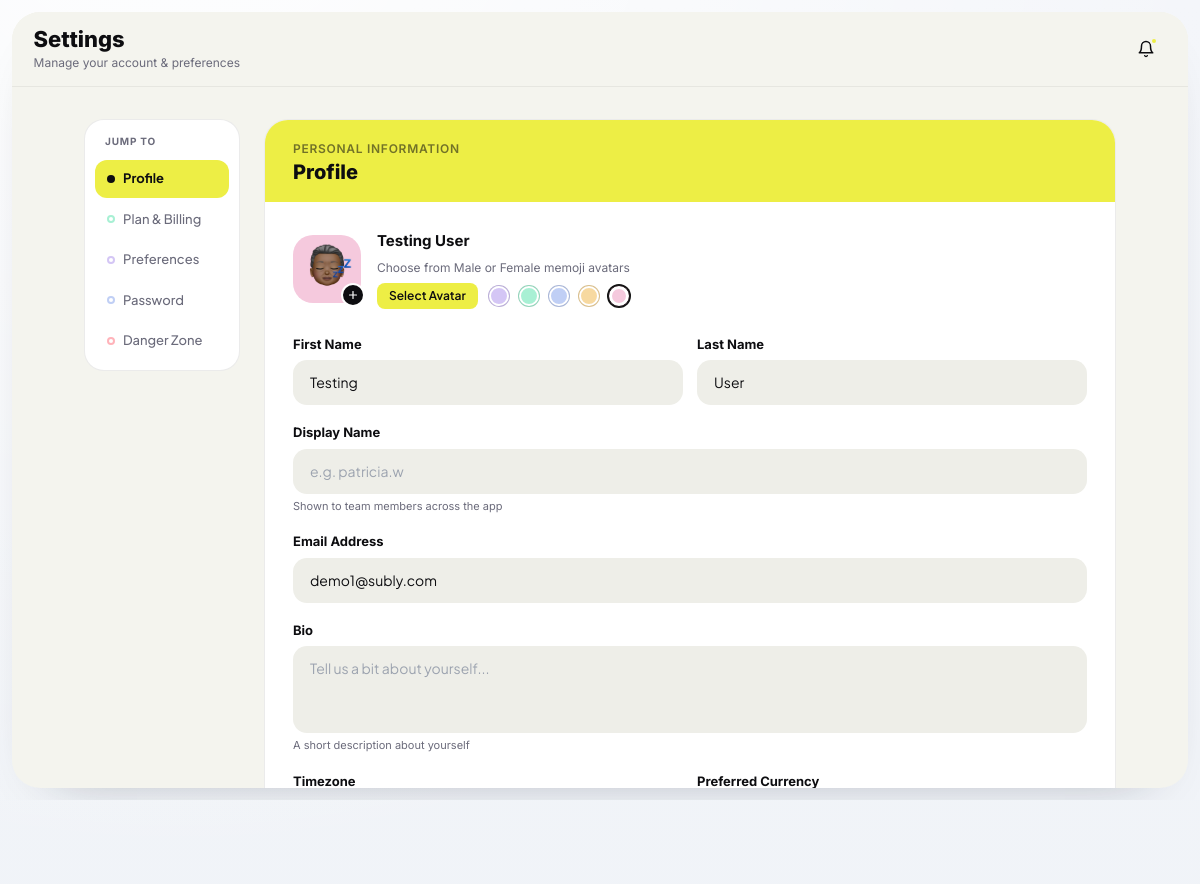
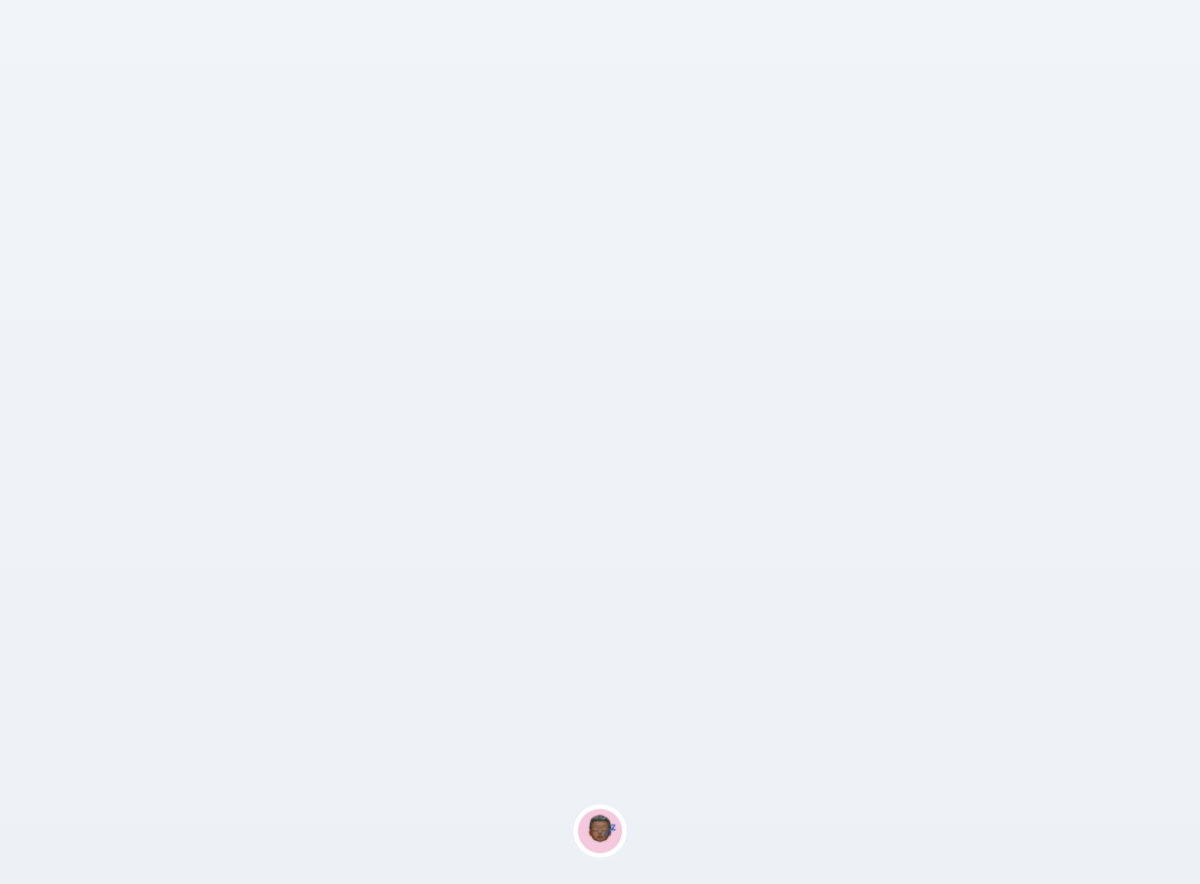
Screenshot of /accounts/settings/ (signed in) with the database file from the repository (2 pictures, top to bottom).
### accounts/models.py (models this page shows, shortened)
class User(AbstractUser):
    PLAN_FREE = 'free'
    PLAN_STARTER = 'starter'
    PLAN_PRO = 'pro'
    PLAN_BUSINESS = 'business'
    PLAN_CHOICES = [
        (PLAN_FREE, 'Free'),
        (PLAN_STARTER, 'Starter'),
        (PLAN_PRO, 'Pro'),
        (PLAN_BUSINESS, 'Business'),
    ]
    PLAN_STATUS_NONE = 'none'
    PLAN_STATUS_TRIALING = 'trialing'
    PLAN_STATUS_ACTIVE = 'active'
    PLAN_STATUS_PAST_DUE = 'past_due'
    PLAN_STATUS_CANCELLED = 'cancelled'
    PLAN_STATUS_CHOICES = [
        (PLAN_STATUS_NONE, 'None'),
        (PLAN_STATUS_TRIALING, 'Trialing'),
        (PLAN_STATUS_ACTIVE, 'Active'),
        (PLAN_STATUS_PAST_DUE, 'Past Due'),
        (PLAN_STATUS_CANCELLED, 'Cancelled'),
    ]
    username = None
    email = models.EmailField(unique=True)
    display_name = models.CharField(max_length=120, blank=True)
    bio = models.CharField(max_length=280, blank=True)
    profile_photo = models.ImageField(upload_to='profile_photos/', null=True, blank=True)
    avatar_choice = models.CharField(max_length=255, blank=True, default='')
    avatar_background = models.CharField(max_length=32, blank=True, default='lavender')
    timezone = models.CharField(max_length=64, default='UTC')
    preferred_currency = models.CharField(max_length=3, default='USD')
    subscription_plan = models.CharField(
        max_length=20,
        choices=PLAN_CHOICES,
        default=PLAN_FREE,
    )
    plan_status = models.CharField(
        max_length=20,
        choices=PLAN_STATUS_CHOICES,
        default=PLAN_STATUS_NONE,
    )
    plan_renews_on = models.DateField(null=True, blank=True)
    product_updates_enabled = models.BooleanField(default=True)
    marketing_emails_enabled = models.BooleanField(default=False)
    USERNAME_FIELD = 'email'
    REQUIRED_FIELDS = []
    objects = UserManager()
    @property
    def avatar_url(self):
        return build_user_avatar_url(self)
    @property
    def avatar_background_color(self):
        return get_avatar_background_color(getattr(self, 'avatar_background', ''))

### accounts/views.py (the view, shortened to what this page needs)
# urls.py: path('settings/', views.settings, name='settings'),
@login_required
def settings(request):
    profile_form = ProfileSettingsForm(instance=request.user)
    billing_form = BillingSettingsForm(instance=request.user)
    preferences_form = PreferencesSettingsForm(instance=request.user)
    delete_form = AccountDeletionForm(user=request.user)
    password_form_class = PasswordChangeForm if request.user.has_usable_password() else SetPasswordForm
    password_form = password_form_class(user=request.user)
    active_settings_section = 'profile'
    updated = request.GET.get('updated', '')
    active_settings_section = SETTINGS_SECTION_MAP.get(updated, active_settings_section)
    selected_timezone = (profile_form['timezone'].value() or request.user.timezone or 'UTC').strip()
    selected_avatar_choice = normalize_avatar_choice(profile_form['avatar_choice'].value() or '')
    if not is_valid_avatar_choice(selected_avatar_choice):
        selected_avatar_choice = build_user_avatar_path(request.user)
    selected_avatar_background = normalize_avatar_background(
        profile_form['avatar_background'].value() or getattr(request.user, 'avatar_background', '')
    )
    avatar_sections = get_avatar_sections()
    avatar_background_options = get_avatar_background_options()
    if selected_timezone and selected_timezone not in TIMEZONE_CHOICES:
        timezone_choices = (selected_timezone,) + TIMEZONE_CHOICES
    else:
        timezone_choices = TIMEZONE_CHOICES
    return render(
        request,
        'accounts/settings.html',
        {
            'profile_form': profile_form,
            'billing_form': billing_form,
            'preferences_form': preferences_form,
            'delete_form': delete_form,
            'password_form': password_form,
            'profile_updated': updated == 'profile',
            'billing_updated': updated == 'billing',
            'preferences_updated': updated == 'preferences',
            'password_updated': updated == 'password',
            'password_mode': 'change' if request.user.has_usable_password() else 'set',
            'active_settings_section': active_settings_section,
            'updated_form': updated,
            'timezone_choices': timezone_choices,
            'avatar_sections': avatar_sections,
            'selected_avatar_choice': selected_avatar_choice,
            'avatar_background_options': avatar_background_options,
            'selected_avatar_background': selected_avatar_background,
            'selected_avatar_background_color': get_avatar_background_color(selected_avatar_background),
            'hide_global_notifications': True,
            'suppress_base_messages': True,
        },
    )

### templates/accounts/settings.html (shortened to what this page needs)
{% extends "base.html" %}
{% block content %}
  <div class="settings-page" data-active-section="{{ active_settings_section }}" data-updated-form="{{ updated_form }}" data-password-mode="{{ password_mode }}" data-delete-password-required="{% if password_mode == 'change' %}true{% else %}false{% endif %}">
  <div class="flex-1 flex flex-col min-w-0 min-h-0 h-full overflow-hidden">
    <header class="flex items-center justify-between flex-shrink-0 px-6 py-4" style="background: var(--light); border-bottom: 1px solid rgba(0,0,0,.06);">
      <div class="flex items-center gap-3">
        <div>
          <h1 style="font-weight: 800; font-size: 22px; color: var(--dark); line-height: 1.2;">Settings</h1>
          <p style="font-size: 12px; color: var(--mid); font-weight: 400; margin-top: 1px;">Manage your account &amp; preferences</p>
        </div>
      </div>
      <div class="flex items-center gap-2 settings-notification-shell" id="global-notification-shell">
        <button type="button" id="global-notification-toggle" class="relative flex items-center justify-center rounded-2xl" style="width: 40px; height: 40px;" aria-expanded="false" aria-controls="global-notification-panel" title="Notifications">
          <svg width="18" height="18" viewBox="0 0 24 24" fill="none" stroke="var(--dark)" stroke-width="2" stroke-linecap="round" stroke-linejoin="round"><path d="M6 8a6 6 0 0 1 12 0c0 7 3 9 3 9H3s3-2 3-9"/><path d="M10.3 21a1.94 1.94 0 0 0 3.4 0"/></svg>
          <span class="absolute rounded-full settings-notification-count hidden" id="global-notification-count">0</span>
        </button>
      </div>
    </header>
    <div class="flex-1 flex min-h-0 overflow-hidden" style="max-width: 1080px; width: 100%; margin: 0 auto;">
      <div class="jnav-col" style="width: 180px; flex-shrink: 0; padding: 32px 0 32px 24px;">
        <div style="background: #fff; border-radius: 20px; padding: 10px; border: 1px solid var(--border); display: flex; flex-direction: column; gap: 3px;">
          <p style="font-size: 10px; font-weight: 700; color: var(--mid); letter-spacing: .08em; text-transform: uppercase; padding: 4px 10px 8px;">Jump to</p>
          <button type="button" class="jbtn active" data-target="profile" style="background: #EDEE45;">
            <span class="jdot" style="background: #0D0D10;"></span> Profile
          </button>
          <button type="button" class="jbtn" data-target="plan">
            <span class="jdot" style="border: 2px solid #A8F0D4;"></span> Plan &amp; Billing
          </button>
          <button type="button" class="jbtn" data-target="preferences">
            <span class="jdot" style="border: 2px solid #D4C6F5;"></span> Preferences
          </button>
          <button type="button" class="jbtn" data-target="password">
            <span class="jdot" style="border: 2px solid #C0CFF5;"></span> Password
          </button>
          <button type="button" class="jbtn" data-target="danger">
            <span class="jdot" style="border: 2px solid #FFB3BA;"></span> Danger Zone
          </button>
        </div>
      </div>
      <main id="mainScroll" class="flex-1 min-h-0 overflow-y-auto" style="padding: 32px 24px 64px;">
        <div style="display: flex; flex-direction: column; gap: 20px;">
          <div id="section-profile" style="background: #fff; border-radius: 24px; overflow: hidden; border: 1px solid var(--border);">
            <div style="background: #EDEE45; padding: 20px 28px 18px;">
              <p style="font-size: 12px; font-weight: 600; color: var(--dark); opacity: .55; margin-bottom: 2px; text-transform: uppercase; letter-spacing: .06em;">Personal Information</p>
              <h2 style="font-size: 20px; font-weight: 800; color: var(--dark); line-height: 1.2;">Profile</h2>
            </div>
            <form method="post" enctype="multipart/form-data" style="padding: 24px 28px;">
              <div style="display: flex; flex-direction: column; gap: 18px;">
                <div class="profile-avatar-strip">
                  <div style="position: relative; flex-shrink: 0;">
                    <div id="profilePreviewFrame" style="width: 68px; height: 68px; border-radius: 20px; background: {{ selected_avatar_background_color }}; display: flex; align-items: center; justify-content: center; font-size: 26px; font-weight: 800; color: var(--dark); overflow: hidden;">
                      <img id="profilePreviewImage" src="{{ request.user.avatar_url }}" alt="Profile photo" style="width: 100%; height: 100%; object-fit: cover;" />
                    </div>
                    <button id="openAvatarPickerFab" type="button" style="position: absolute; bottom: -4px; right: -4px; width: 24px; height: 24px; border-radius: 50%; background: var(--dark); border: 2px solid #fff; color: #fff; display: flex; align-items: center; justify-content: center; cursor: pointer; padding: 0;">
                      <svg width="12" height="12" viewBox="0 0 24 24" fill="none" stroke="currentColor" stroke-width="2.4" stroke-linecap="round" stroke-linejoin="round"><path d="M12 5v14"/><path d="M5 12h14"/></svg>
                    </button>
                  </div>
                  <div class="profile-avatar-meta">
                    <p id="profilePreviewName" style="font-size: 15px; font-weight: 700; color: var(--dark);"></p>
                    <p style="font-size: 12px; color: var(--mid);">Choose from Male or Female memoji avatars</p>
                    <div class="profile-avatar-actions">
                      <button id="openAvatarPickerBtn" type="button" style="font-size: 12px; font-weight: 600; color: var(--dark); background: #EDEE45; border: none; border-radius: 8px; padding: 4px 12px; cursor: pointer; display: inline-flex;">Select Avatar</button>
                      <div id="avatarBgSwatches" class="avatar-bg-swatches" aria-label="Avatar background options">
                        {% for option in avatar_background_options %}
                        <button
                          type="button"
                          class="avatar-bg-swatch{% if option.key == selected_avatar_background %} is-selected{% endif %}"
                          data-avatar-bg="{{ option.key }}"
                          data-avatar-bg-color="{{ option.color }}"
                          title="{{ option.label }}"
                          aria-label="Select {{ option.label }} background"
                          style="background: {{ option.color }};"
                        ></button>
                        {% endfor %}
                      </div>
                    </div>
                  </div>
                </div>
                <div style="display: grid; grid-template-columns: 1fr 1fr; gap: 14px;">
                  <div style="display: flex; flex-direction: column; gap: 6px;">
                    <label for="settings-first-name" style="font-size: 13px; font-weight: 700; color: var(--dark);">First Name</label>
                    <input id="settings-first-name" class="fi fy" name="first_name" placeholder="First name" value="{{ profile_form.first_name.value|default_if_none:'' }}" />
                  </div>
                  <div style="display: flex; flex-direction: column; gap: 6px;">
                    <label for="settings-last-name" style="font-size: 13px; font-weight: 700; color: var(--dark);">Last Name</label>
                    <input id="settings-last-name" class="fi fy" name="last_name" placeholder="Last name" value="{{ profile_form.last_name.value|default_if_none:'' }}" />
                  </div>
                </div>
                <div style="display: flex; flex-direction: column; gap: 6px;">
                  <label for="settings-display-name" style="font-size: 13px; font-weight: 700; color: var(--dark);">Display Name</label>
                  <input id="settings-display-name" class="fi fy" name="display_name" placeholder="e.g. patricia.w" value="{{ profile_form.display_name.value|default_if_none:'' }}" />
                  <p style="font-size: 11px; color: var(--mid); margin-top: -2px;">Shown to team members across the app</p>
                </div>
                <div style="display: flex; flex-direction: column; gap: 6px;">
                  <label for="settings-email" style="font-size: 13px; font-weight: 700; color: var(--dark);">Email Address</label>
                  <input id="settings-email" class="fi fy" type="email" name="email" placeholder="email@example.com" value="{{ profile_form.email.value|default_if_none:'' }}" />
                </div>
                <div style="display: flex; flex-direction: column; gap: 6px;">
                  <label for="settings-bio" style="font-size: 13px; font-weight: 700; color: var(--dark);">Bio</label>
                  <textarea id="settings-bio" class="fi fy" name="bio" rows="3" placeholder="Tell us a bit about yourself...">{{ profile_form.bio.value|default_if_none:'' }}</textarea>
                  <p style="font-size: 11px; color: var(--mid); margin-top: -2px;">A short description about yourself</p>
                </div>
                <div style="display: grid; grid-template-columns: 1fr 1fr; gap: 14px;">
                  <div style="display: flex; flex-direction: column; gap: 6px;">
                    <label for="settings-timezone" style="font-size: 13px; font-weight: 700; color: var(--dark);">Timezone</label>
                  </div>
                  <div style="display: flex; flex-direction: column; gap: 6px;">
                    <label for="settings-currency" style="font-size: 13px; font-weight: 700; color: var(--dark);">Preferred Currency</label>
                  </div>
                </div>
              </div>
            </form>
          </div>
        </div>
      </main>
    </div>
  </div>
</div>
{% endblock %}

### rows the page displays
User: first_name "Testing", last_name "User", email "demo1@subly.com"
